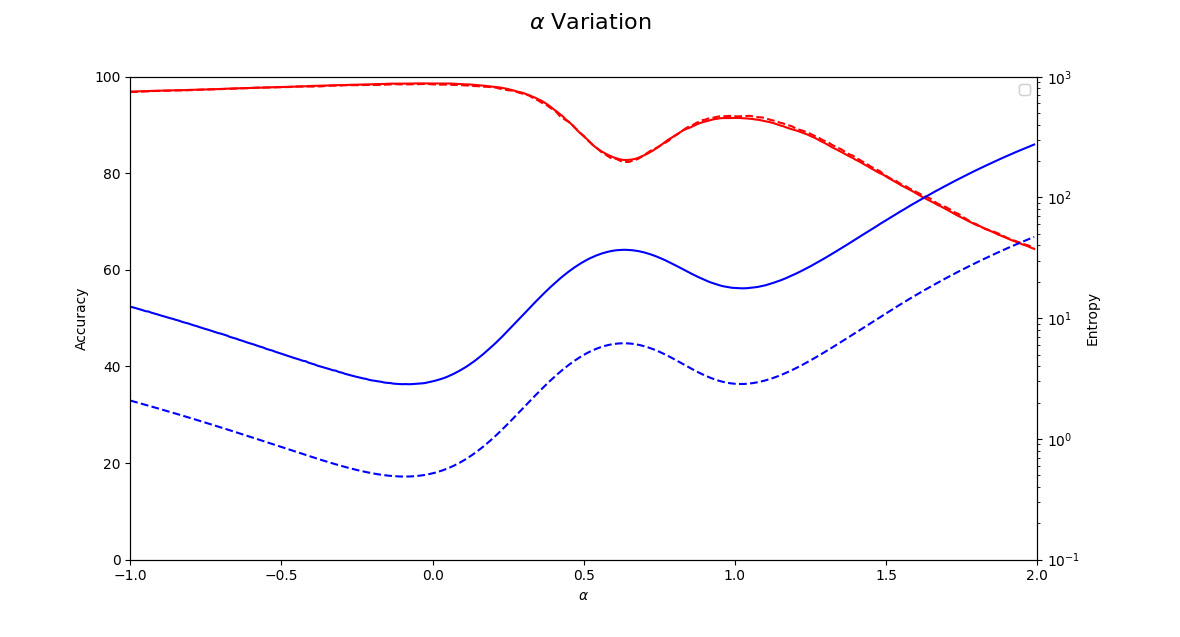

This chart was generated by the following Python code:
import torch
from torch import nn
from torch.utils.data import DataLoader
from torchvision import datasets
from torchvision.transforms import ToTensor
import matplotlib.pyplot as plt
import numpy as np
import random 

# Download training data from open datasets.
training_data = datasets.MNIST(
    root="data",
    train=True,
    download=True,
    transform=ToTensor(),
)

# Download test data from open datasets.
test_data = datasets.MNIST(
    root="data",
    train=False,
    download=True,
    transform=ToTensor(),
)

batch_size_1 = 64
batch_size_2 = 1024

# Get cpu, gpu or mps device for training.
device = (
    "cuda"
    if torch.cuda.is_available()
    else "mps"
    if torch.backends.mps.is_available()
    else "cpu"
)
print(f"Using {device} device")

# Define model
class NeuralNetwork(nn.Module):
    def __init__(self, nInput, nHidden, nOutput):
        super().__init__()
        self.flatten = nn.Flatten()
        self.nInput = nInput
        self.nOutput = nOutput
        self.nHidden = nHidden

        self.ReLU = nn.ReLU()
        """225"""
        self.conv1 = nn.Conv2d(1, 32, kernel_size=16)
        # self.conv2 = nn.Conv2d(32, 32, kernel_size=4)
        self.linear1 = nn.Linear(5408, self.nOutput)


    def forward(self, x):
        c1 = self.flatten(self.ReLU(self.conv1(x)))
        logits = self.linear1(c1)
        return logits

model_64 = NeuralNetwork(32, 256, 10).to(device)
model_1024 = NeuralNetwork(32, 256, 10).to(device)
model_agg = NeuralNetwork(32, 256, 10).to(device)
print(model_1024)

loss_fn = nn.CrossEntropyLoss()
optimizer_1 = torch.optim.SGD(model_64.parameters(), lr=1e-2)
optimizer_2 = torch.optim.SGD(model_1024.parameters(), lr=1e-2)

epoch = []

def train(dataloader, model, loss_fn, optimizer, l_train):
    size = len(training_data)
    model.train()
    train_loss = 0.0
    for batch, (X, y) in enumerate(dataloader):
        X, y = X.to(device), y.to(device)

        # Compute prediction error
        pred = model(X)
        loss = loss_fn(pred, y)
        train_loss += loss.item()

        # Backpropagation
        loss.backward()
        optimizer.step()

        grad_total = 0.0

        for p in model.parameters():
            p.requires_grad_(True)
            # print(f"{p.grad}")
            grad = 0.0
            if p.grad is not None:
                # print(f"Value! {p.grad.shape}")
                grad = (p.grad.cpu().data.numpy() ** 2).sum()
            grad_total += grad
        grad_norm=grad_total**0.5
        grad_plot.append(grad_norm)

        optimizer.zero_grad()
        if batch % 100 == 0:
            loss, current = loss.item(), (batch + 1) * len(X)
            print(f"loss: {loss:>7f}  [{current:>5d}/{size:>5d}]")
    train_loss /= len(dataloader)
    l_train.append(train_loss)

def test(dataloader, model, loss_fn, l_test):
    size = len(test_data)
    num_batches = len(dataloader)
    model.eval()
    test_loss, correct = 0, 0
    with torch.no_grad():
        for X, y in dataloader:
            X, y = X.to(device), y.to(device)
            pred = model(X)
            test_loss += loss_fn(pred, y).item()
            correct += (pred.argmax(1) == y).type(torch.float).sum().item()
    test_loss /= num_batches
    correct /= size
    l_test.append(correct*100)
    print(f"Test Error: \n Accuracy: {(100*correct):>0.1f}%, Avg loss: {test_loss:>8f} \n")

epochs = 20

grad_plot = []
l_test_1 = []
l_train_1 = []
l_test_2 = []
l_train_2 = []
theta_alpha_test_accy = []
cross_entropy_test = []
theta_alpha_train_accy = []
cross_entropy_train = []


for t in range(epochs):
    
    print(f"Epoch {t+1}\n-------------------------------")
    epoch.append(t+1)

    sub_size_train = list([random.randrange(0, len(training_data)) for a in range(len(training_data))])
    sub_size_test = list([random.randrange(0, len(test_data)) for a in range(len(test_data))])

    train_subset = torch.utils.data.Subset(training_data, sub_size_train)
    test_subset = torch.utils.data.Subset(test_data, sub_size_test)

    # Create data loaders.
    train_dataloader_1 = DataLoader(train_subset, batch_size=batch_size_1, shuffle=True)
    test_dataloader_1 = DataLoader(test_subset, batch_size=batch_size_1)

    train(train_dataloader_1, model_64, loss_fn, optimizer_1, l_train_1)
    test(test_dataloader_1, model_64, loss_fn, l_test_1)

    # Create data loaders.
    train_dataloader_2 = DataLoader(train_subset, batch_size=batch_size_2, shuffle=True)
    test_dataloader_2 = DataLoader(test_subset, batch_size=batch_size_2)

    train(train_dataloader_2, model_1024, loss_fn, optimizer_2, l_train_2)
    test(test_dataloader_2, model_1024, loss_fn, l_test_2)
print("Done!")

model_params = model_64.state_dict()

fig1, ax1 = plt.subplots()

for a in [(t/100.0)-1.0 for t in range(0,300)]:
    state_1 = model_64.state_dict()
    state_2 = model_1024.state_dict()
    for layer in state_1:
        model_params[layer] = (1-a)*state_1[layer] + a*state_2[layer]   
    model_agg.load_state_dict(model_params)

    train_loss, correct, cross_entropy = 0, 0, 0
    for X, y in train_dataloader_2:
        X, y = X.to(device), y.to(device)
        pred = model_agg(X)
        train_loss += loss_fn(pred, y).item()
        cross_entropy += nn.functional.cross_entropy(pred,y).item()
        correct += (pred.argmax(1) == y).type(torch.float).sum().item()
    theta_alpha_train_accy.append(correct/len(training_data)*100)
    cross_entropy_train.append(cross_entropy)

    test_loss, correct, cross_entropy = 0, 0, 0
    for X, y in test_dataloader_2:
        X, y = X.to(device), y.to(device)
        pred = model_agg(X)
        test_loss += loss_fn(pred, y).item()
        cross_entropy += nn.functional.cross_entropy(pred,y).item()
        correct += (pred.argmax(1) == y).type(torch.float).sum().item()
    theta_alpha_test_accy.append(correct/len(test_data)*100)
    cross_entropy_test.append(cross_entropy)

ax1.set_xlabel('$ \\alpha $')
ax1.set_ylabel('Accuracy')
ax1.plot([(t/100.0)-1.0 for t in range(0,300)], theta_alpha_train_accy, 'r')
ax1.plot([(t/100.0)-1.0 for t in range(0,300)], theta_alpha_test_accy, 'r--')
ax1.axis([-1, 2, 0, 100])
ax1.legend()

ax2 = ax1.twinx()
ax2.set_ylabel('Entropy')
ax2.plot([(t/100.0)-1.0 for t in range(0,300)], cross_entropy_train, 'b')
ax2.plot([(t/100.0)-1.0 for t in range(0,300)], cross_entropy_test, 'b--')
ax2.set_yscale('log')
ax2.axis([-1, 2, 0.1, 1000])
ax2.legend()

fig1.suptitle('$ \\alpha $ Variation', fontsize=16)
fig1.tight_layout()

plt.show()
